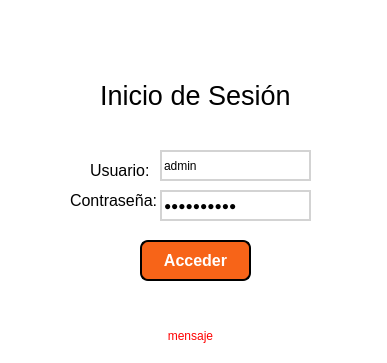
<?xml version="1.0" encoding="UTF-8"?>
<ui version="4.0">
 <class>formLogin</class>
 <widget class="QDialog" name="formLogin">
  <property name="geometry">
   <rect>
    <x>0</x>
    <y>0</y>
    <width>387</width>
    <height>363</height>
   </rect>
  </property>
  <property name="windowTitle">
   <string>Inicio de Sesión</string>
  </property>
  <property name="autoFillBackground">
   <bool>false</bool>
  </property>
  <property name="styleSheet">
   <string notr="true">background-color:#FFFFFF;</string>
  </property>
  <widget class="QLabel" name="label_2">
   <property name="geometry">
    <rect>
     <x>100</x>
     <y>80</y>
     <width>191</width>
     <height>31</height>
    </rect>
   </property>
   <property name="font">
    <font>
     <pointsize>20</pointsize>
    </font>
   </property>
   <property name="text">
    <string>Inicio de Sesión</string>
   </property>
  </widget>
  <widget class="QLabel" name="label_3">
   <property name="geometry">
    <rect>
     <x>90</x>
     <y>160</y>
     <width>61</width>
     <height>20</height>
    </rect>
   </property>
   <property name="font">
    <font>
     <pointsize>12</pointsize>
    </font>
   </property>
   <property name="text">
    <string>Usuario:</string>
   </property>
  </widget>
  <widget class="QLabel" name="label_4">
   <property name="geometry">
    <rect>
     <x>70</x>
     <y>190</y>
     <width>91</width>
     <height>20</height>
    </rect>
   </property>
   <property name="font">
    <font>
     <pointsize>12</pointsize>
    </font>
   </property>
   <property name="text">
    <string>Contraseña:</string>
   </property>
  </widget>
  <widget class="QLineEdit" name="txtUsuario">
   <property name="geometry">
    <rect>
     <x>160</x>
     <y>150</y>
     <width>151</width>
     <height>31</height>
    </rect>
   </property>
   <property name="styleSheet">
    <string notr="true">border: 2px solid rgb(211, 211, 211);</string>
   </property>
   <property name="text">
    <string>admin</string>
   </property>
   <property name="placeholderText">
    <string>Ingrese su usuario...</string>
   </property>
  </widget>
  <widget class="QLineEdit" name="txtClave">
   <property name="geometry">
    <rect>
     <x>160</x>
     <y>190</y>
     <width>151</width>
     <height>31</height>
    </rect>
   </property>
   <property name="styleSheet">
    <string notr="true">border: 2px solid rgb(211, 211, 211);</string>
   </property>
   <property name="inputMask">
    <string/>
   </property>
   <property name="text">
    <string>admin2809.</string>
   </property>
   <property name="echoMode">
    <enum>QLineEdit::Password</enum>
   </property>
   <property name="placeholderText">
    <string>Ingrese su contraseña...</string>
   </property>
  </widget>
  <widget class="QLabel" name="label">
   <property name="geometry">
    <rect>
     <x>170</x>
     <y>20</y>
     <width>51</width>
     <height>41</height>
    </rect>
   </property>
   <property name="text">
    <string/>
   </property>
   <property name="pixmap">
    <pixmap>../logo_sena.png</pixmap>
   </property>
  </widget>
  <widget class="QPushButton" name="btnAcceder">
   <property name="geometry">
    <rect>
     <x>140</x>
     <y>240</y>
     <width>111</width>
     <height>41</height>
    </rect>
   </property>
   <property name="font">
    <font>
     <pointsize>12</pointsize>
     <weight>75</weight>
     <bold>true</bold>
    </font>
   </property>
   <property name="cursor">
    <cursorShape>PointingHandCursor</cursorShape>
   </property>
   <property name="styleSheet">
    <string notr="true">background-color: #F76418; 
color: white;
border: 2px solid black;
border-radius: 8px;</string>
   </property>
   <property name="text">
    <string>Acceder</string>
   </property>
  </widget>
  <widget class="QLabel" name="lblMensaje">
   <property name="geometry">
    <rect>
     <x>100</x>
     <y>320</y>
     <width>181</width>
     <height>31</height>
    </rect>
   </property>
   <property name="styleSheet">
    <string notr="true">color: red;</string>
   </property>
   <property name="text">
    <string>mensaje</string>
   </property>
   <property name="alignment">
    <set>Qt::AlignCenter</set>
   </property>
  </widget>
 </widget>
 <resources>
  <include location="../imagenes.qrc"/>
 </resources>
 <connections/>
</ui>
